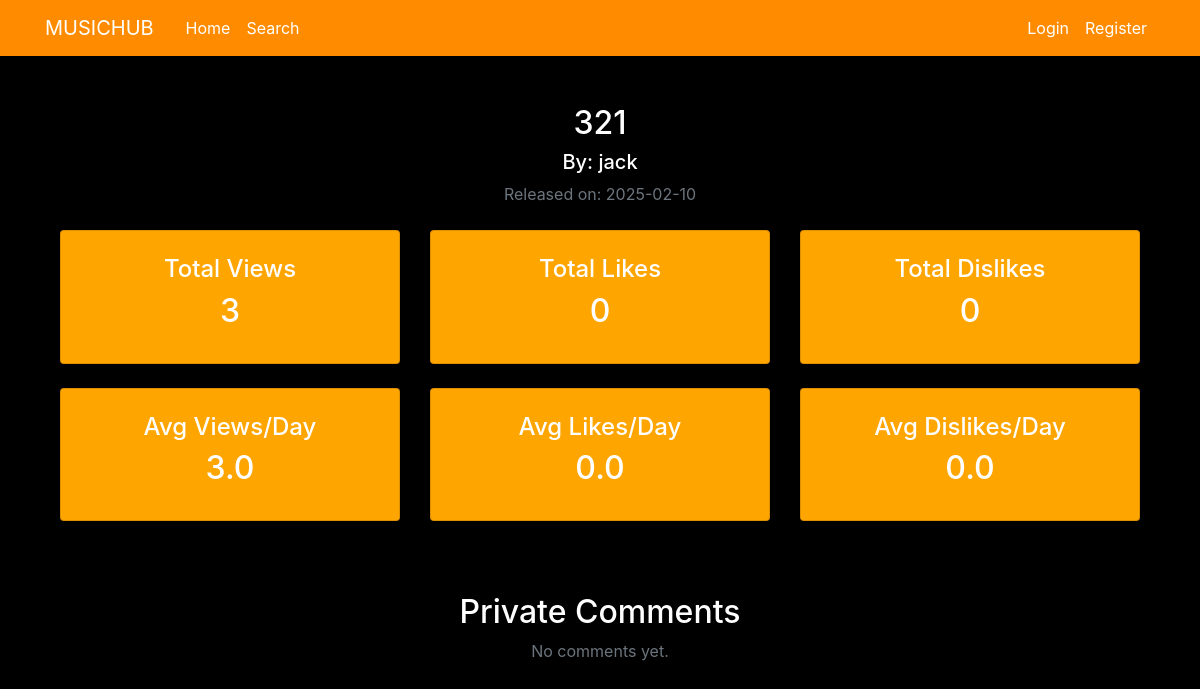
/music/2/detail, run on an earlier commit of the app's database.
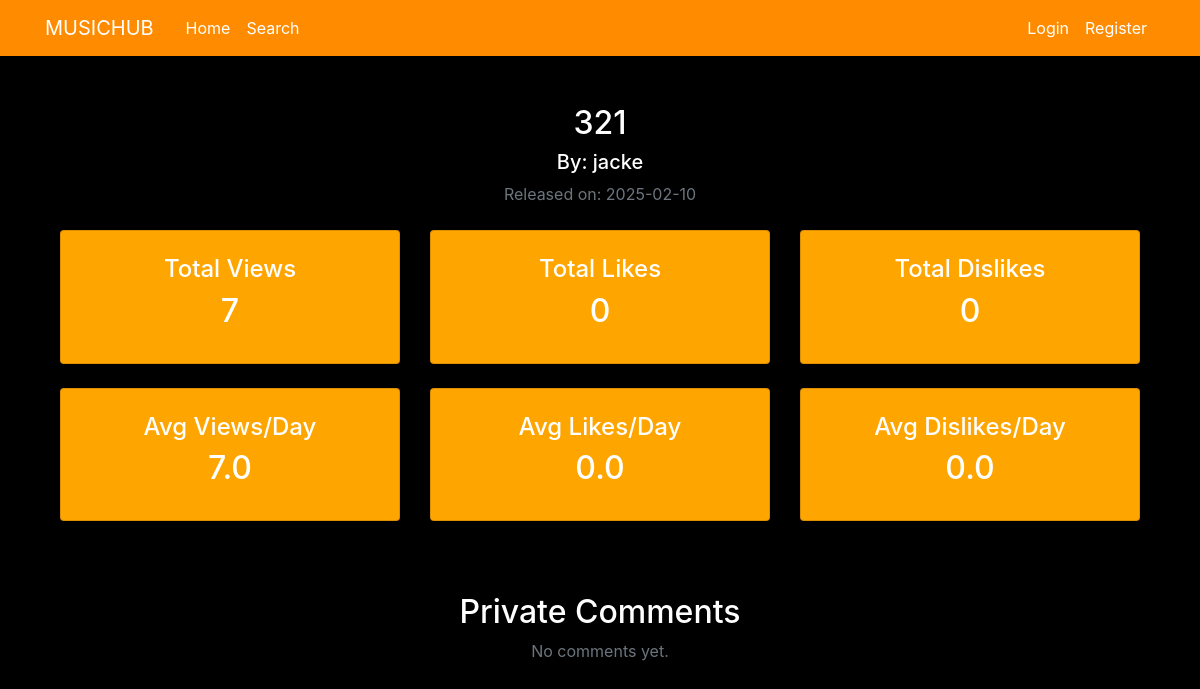
And on a later commit of the database.
### musicapp/models.py (models this page shows, shortened)
class User(db.Model, UserMixin):
    id = db.Column(db.Integer, primary_key=True)
    username = db.Column(db.String(20), unique=True, nullable=False)
    image_file = db.Column(db.String(20), nullable=False, default='default.jpg')
    password = db.Column(db.String(60), nullable=False)
    role = db.Column(db.String(10), nullable=False, default='user')  # 'user' or 'creator'
    bank_details = db.Column(db.String(50), nullable=True)  # Only for creators

class MusicMetrics(db.Model):
    music_id = db.Column(db.Integer, db.ForeignKey('music.id'), primary_key=True)
    like_count = db.Column(db.Integer, default=0)
    dislike_count = db.Column(db.Integer, default=0)
    view_count = db.Column(db.Integer, default=0)

### musicapp/routes.py (the view)
@bp.route("/music/<int:music_id>/detail")
def music_detail(music_id):
    music = Music.query.get_or_404(music_id)
    music_creator = User.query.get(music.creator_id).username
    metrics = MusicMetrics.query.get(music_id)
    comments = Comment.query.filter_by(music_id=music.id).all()
    commentors = [User.query.get(comment.user_id).username for comment in comments]
    if not metrics:
        metrics = MusicMetrics(music_id=music.id)
        db.session.add(metrics)
        db.session.commit()
    days_since_release = (datetime.utcnow().date() - music.upload_date).days
    days_since_release = max(days_since_release, 1)  # Prevent division by zero
    avg_views_per_day = round(metrics.view_count / days_since_release, 2)
    avg_likes_per_day = round(metrics.like_count / days_since_release, 2)
    avg_dislikes_per_day = round(metrics.dislike_count / days_since_release, 2)
    return render_template(
        "musicdetail.html",
        music=music,
        music_creator=music_creator,
        music_metrics=metrics,
        avg_views_per_day=avg_views_per_day,
        avg_likes_per_day=avg_likes_per_day,
        avg_dislikes_per_day=avg_dislikes_per_day,
        comments = comments,
        commentors = commentors
    )

### musicapp/templates/musicdetail.html
{% extends "layout.html" %}
{% block content %}
<div class="container text-center mt-4">
    <h2>{{ music.title }}</h2>
    <h5>By: {{ music_creator }}</h5>
    <p class="text-muted">Released on: {{ music.upload_date.strftime('%Y-%m-%d') }}</p>
    <div class="row mt-4">
        <div class="col-md-4">
            <div class="card p-4 shadow">
                <h4>Total Views</h4>
                <h2>{{ music_metrics.view_count }}</h2>
            </div>
        </div>
        <div class="col-md-4">
            <div class="card p-4 shadow">
                <h4>Total Likes</h4>
                <h2>{{ music_metrics.like_count }}</h2>
            </div>
        </div>
        <div class="col-md-4">
            <div class="card p-4 shadow">
                <h4>Total Dislikes</h4>
                <h2>{{ music_metrics.dislike_count }}</h2>
            </div>
        </div>
    </div>
    <div class="row mt-4">
        <div class="col-md-4">
            <div class="card p-4 shadow">
                <h4>Avg Views/Day</h4>
                <h2>{{ avg_views_per_day }}</h2>
            </div>
        </div>
        <div class="col-md-4">
            <div class="card p-4 shadow">
                <h4>Avg Likes/Day</h4>
                <h2>{{ avg_likes_per_day }}</h2>
            </div>
        </div>
        <div class="col-md-4">
            <div class="card p-4 shadow">
                <h4>Avg Dislikes/Day</h4>
                <h2>{{ avg_dislikes_per_day }}</h2>
            </div>
        </div>
    </div>
    <h2 class ="mt-5 pt-4">Private Comments</h2>
    {% if comments %}
        <ul class="list-group mt-3">
            {% for comment in comments %}
                <li class="orange list-group-item">
                    <strong>{{ commentors[loop.index0] }}:</strong> {{ comment.content }} <br>
                    <small class="">{{ comment.date.strftime('%Y-%m-%d %H:%M') }}</small>
                </li>
            {% endfor %}
        </ul>
    {% else %}
        <p class="text-muted">No comments yet.</p>
    {% endif %}
</div>
{% endblock %}

What changed in the data, as far as the page shows it:
changed User: username "jack" → "jacke"
changed MusicMetrics: view_count "3" → "7"
Also different on the page:
{{ avg_views_per_day }}: "3.0" → "7.0"
